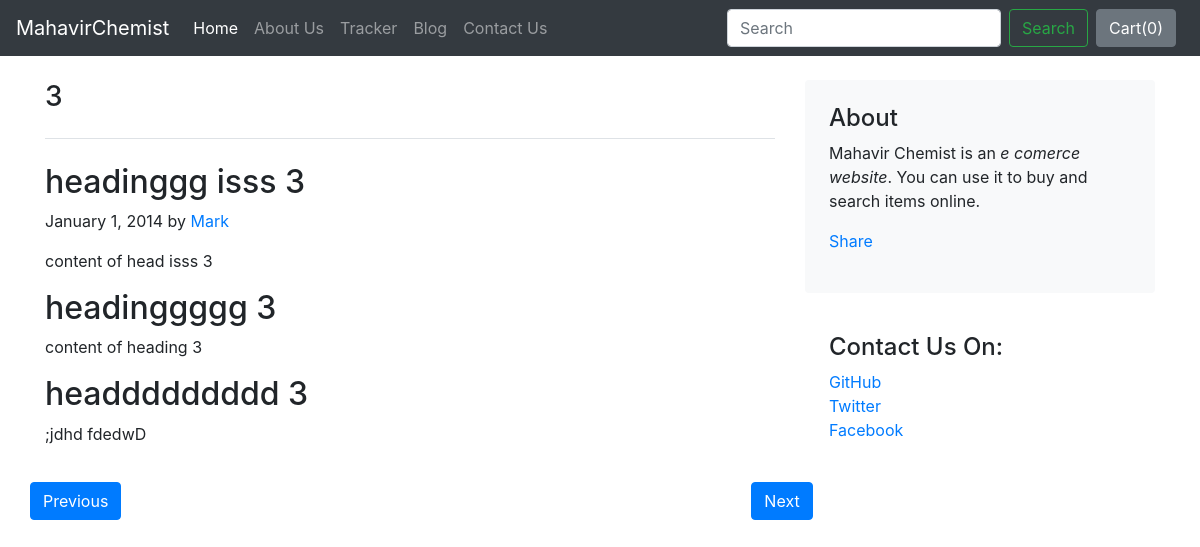
The app's page /blog/blogpost/3 with its own data.
### blog/models.py (models this page shows, shortened)
class Blogpost(models.Model):
    post_id = models.AutoField(primary_key=True)
    title = models.CharField(max_length=50)
    head0 = models.CharField(max_length=500, default="")
    chead0 = models.CharField(max_length=5000, default="")
    head1 = models.CharField(max_length=500, default="")
    chead1 = models.CharField(max_length=5000, default="")
    head2 = models.CharField(max_length=500, default="")
    chead2 = models.CharField(max_length=5000, default="")
    pub_date = models.DateField()
    thumbnail = models.ImageField(upload_to="blog/images", default="")

### blog/views.py (the view)
# urls.py: path("blogpost/<int:id>", views.blogpost, name="blogPost"),
def blogpost(request, id):
    post = Blogpost.objects.filter(post_id = id)[0]
    return render(request, 'blog/blogpost.html',{'post':post})

### blog/templates/blog/blogpost.html (shortened to what this page needs)
{% extends 'blog/basic.html' %}
{% block body %}
<div class="container">
    <div class="row mt-4">
        <div class="col-md-8">
            <h3 class="pb-4 mb-4 fst-italic border-bottom">
                {{post.title}}
            </h3>
            <article class="blog-post">
                <h2 class="blog-post-title">{{post.head0}}</h2>
                <p class="blog-post-meta">January 1, 2014 by <a href="#">Mark</a></p>
                <p>{{post.chead0}}</p>
                <h2>{{post.head1}}</h2>
                <p>{{post.chead1}}</p>
                <h2>{{post.head2}}</h2>
                <p>{{post.chead2}}</p>
            </article>
        </div>
        <div class="col-md-4">
            <div class="p-4 mb-3 bg-light rounded">
                <h4 class="fst-italic">About</h4>
                <p class="mb-0">Mahavir Chemist is an <em>e comerce website</em>. You can use it to buy and search items online.</p>
                <div class="fb-share-button my-3" data-href="http://127.0.0.1:8000/blog/blogpost/{{post.post_id}}" data-layout="button_count" data-size="large"><a target="_blank" href="https://www.facebook.com/sharer/sharer.php?u=http%3A%2F%2F127.0.0.1%3A8000%2Fblog%2Fblogpost%2F1&amp;src=sdkpreparse" class="fb-xfbml-parse-ignore">Share</a></div>            </div>
            <div class="p-4">
                <h4 class="fst-italic">Contact Us On: </h4>
                <ol class="list-unstyled">
                    <li><a href="#">GitHub</a></li>
                    <li><a href="#">Twitter</a></li>
                    <li><a href="#">Facebook</a></li>
                </ol>
            </div>
        </div>
    </div>
    <div class="row">
        <a href="1"><button type="button" class="btn btn-primary" id="prev">Previous</button></a>
        <a href=2><button type="button" class="btn btn-primary" style="margin-left:630px">Next</button></a>
    </div>
</div>
{% endblock body%}

### records on screen
Blogpost: title "3", head0 "headinggg isss 3", chead0 "content of head isss 3", head1 "headinggggg 3", chead1 "content of heading 3", head2 "headdddddddd 3", chead2 ";jdhd fdedwD"
